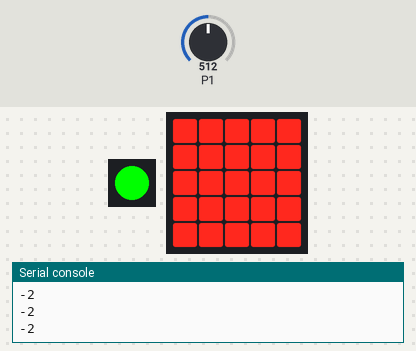
This program was run on a simulated Calliope mini (MakeCode). Shown: 1 RGB LEDs in strip order, left to right, the board's 5×5 LED display, the last lines printed to the serial console. Inputs (shaded band) come from the test bench; at power-on: P1 = 512 (analog values on the 0–1023 scale).

Above: at 1.2 s.
1.3 s: P1 set to 574
2.8 s: P1 set to 597
At 3.1 s:
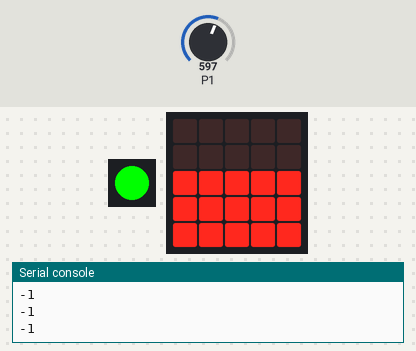
4.3 s: P1 set to 678
5.8 s: P1 set to 698
At 6.9 s:
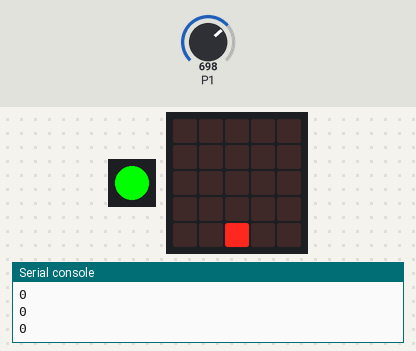
7.3 s: P1 set to 770
8.8 s: P1 set to 803
At 11.2 s:
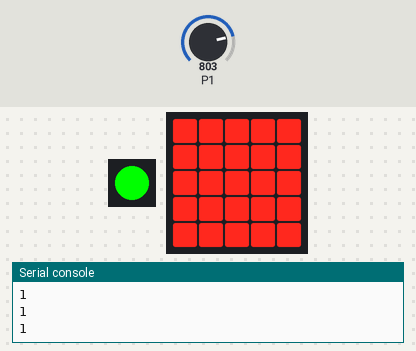
Timing chart, 0 to 12.5 s (numbered marks = the images above; inputs shaded):
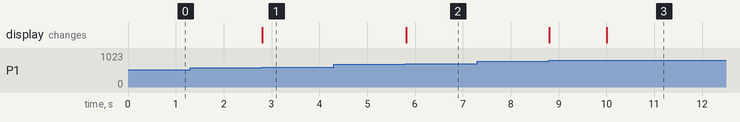

Measured:
- the behaviour switches between 585 and 586 on P1 (found by bisection; images 0 and 1)
- the behaviour switches between 685 and 686 on P1 (found by bisection; images 1 and 2)
- the behaviour switches between 785 and 786 on P1 (found by bisection; images 2 and 3)
- after the input at 2.8 s, the display: changes at once (image 1)
- after the input at 5.8 s, the display: changes at once (image 2)
- after the input at 8.8 s, the display: first changes at once (image 3 shows a later state)

The program:

main.ts
```typescript
let x = 0
let maximum = 1000
let minimum = 370
let differenz = maximum - minimum
basic.forever(function () {
    led.enable(true)
    if (true) {
        x = pins.analogReadPin(AnalogPin.P1) - 736
        x = x / 100
        if (x >= 2) {
            basic.setLedColor(0xff0000)
        } else {
            basic.setLedColor(0x00ff00)
        }
    }
    led.plotBarGraph(
    Math.round(x),
    0
    )
})
```

test.ts
```typescript
// Hier kann man Tests durchführen; diese Datei wird nicht kompiliert, wenn dieses Paket als Erweiterung verwendet wird.
```
